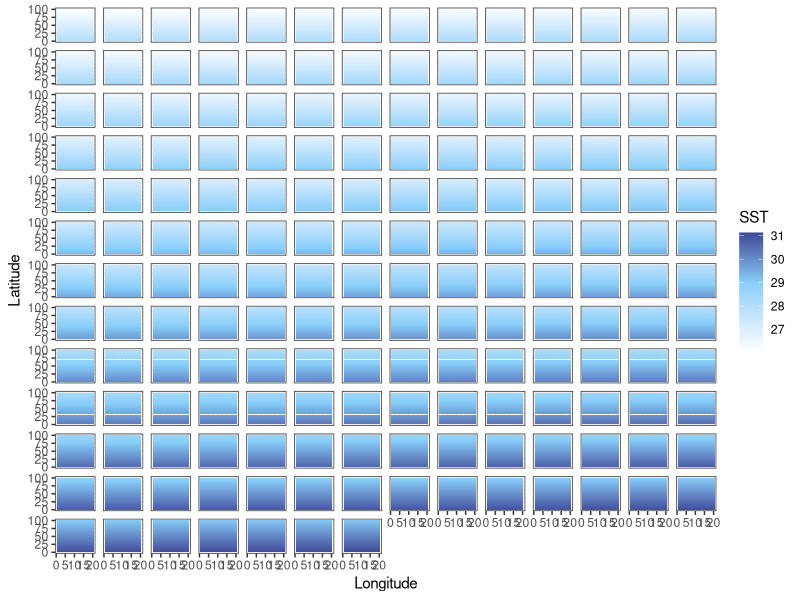
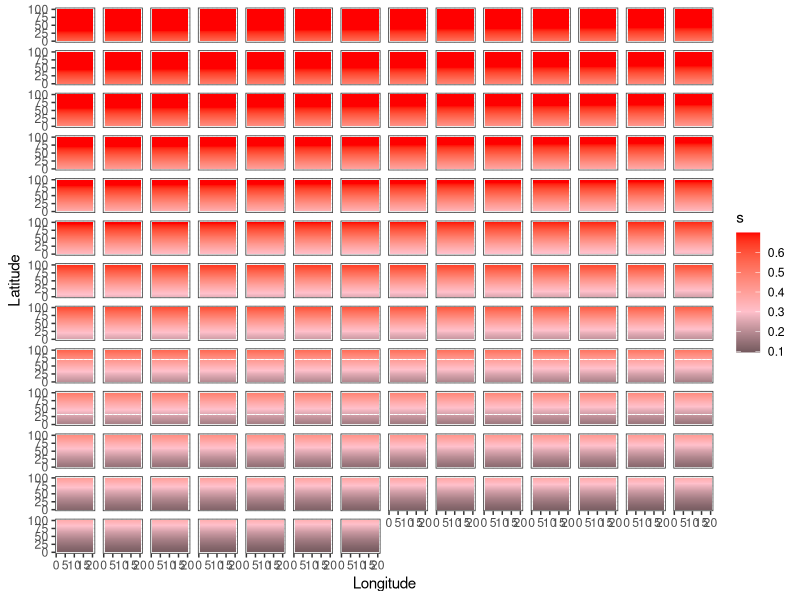
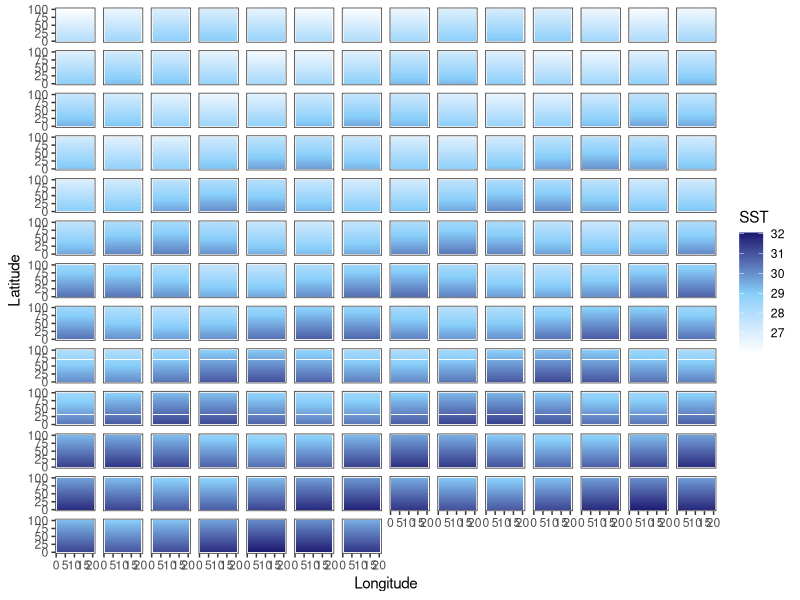
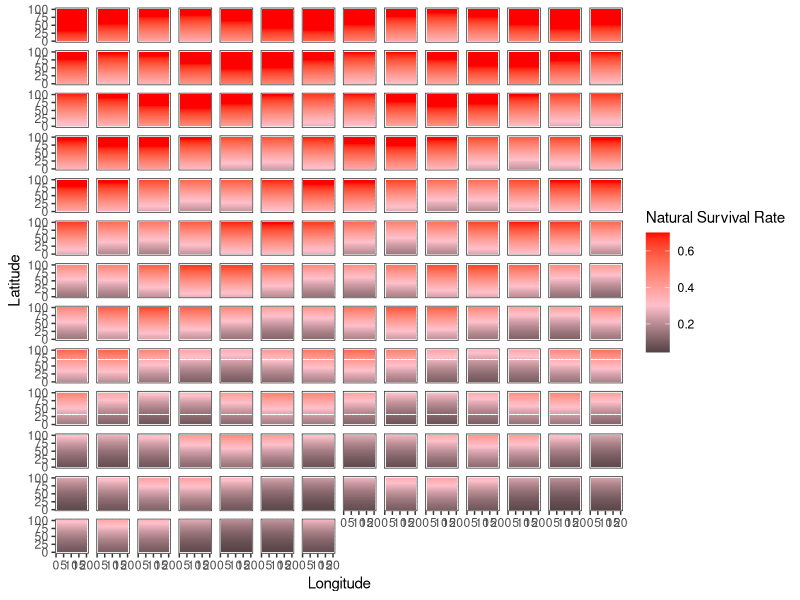
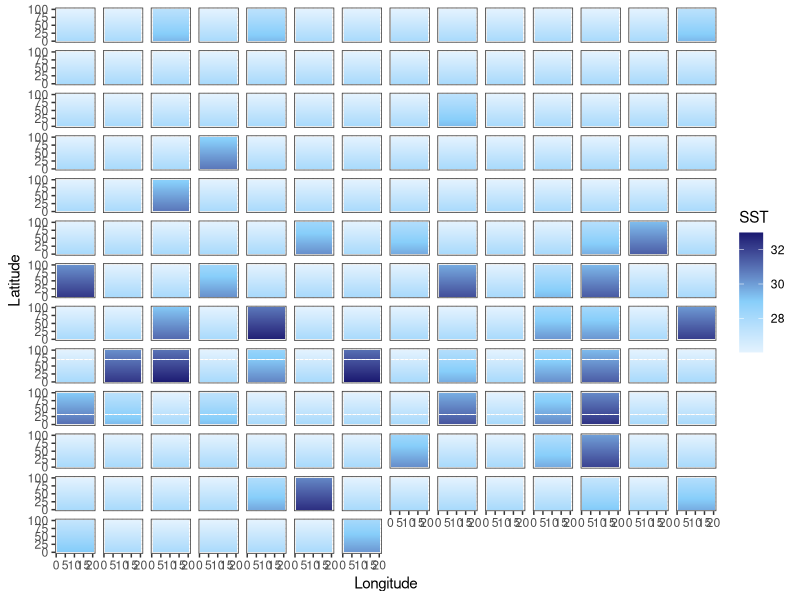
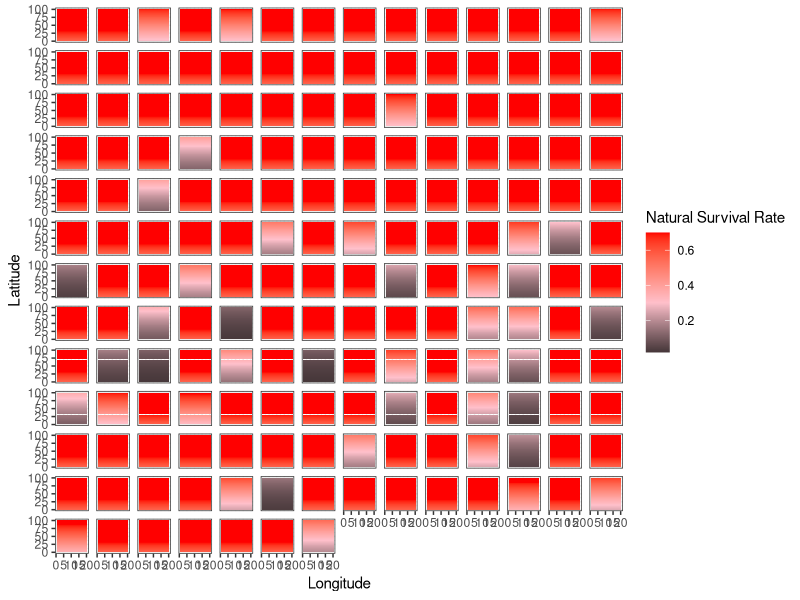

Reproduce these figures in R, in order.
library(tidyverse)
library(here)

addTaskCallback(function(...) {set.seed(42);TRUE})
options(warn=-1)

years = 175
NS.patches = 100
EW.patches = 20
opt.temp = 25

calc_temp_mortality <- function(SST, opt.temp, temp.range, s) {
  nat.m = array(0, c(nrow(SST), ncol(SST)))
  m = 1 - exp((-(SST[,] - opt.temp)^2)/(temp.range^2)) # temperature based mortality function from Walsworth et al.
  m = 1 - m
  nat.m = ifelse(m > s, s, m)
  return(nat.m)
}

### UNCOMMENT FOR CONSTANT MEAN SHIFT SST
SST.patches.mean <- array(0, c(NS.patches, EW.patches, years))
start_SST = (opt.temp + 1) + NS.patches*0.02

for (i in 1:years) {
  SST = start_SST
  for (lat in 1:NS.patches) {
    SST.patches.mean[lat,,i] = SST
    SST = SST - 0.02
  }
  start_SST = start_SST + 0.018
}

### UNCOMMENT FOR ENSO VARIABLE MEAN SST
SST.patches.enso <- array(0, c(NS.patches, EW.patches, years))
start_SST = (opt.temp + 1) + NS.patches*0.02

t=seq(1,years,1)
enso.value = 0.5*sin(t) + 0.018

for (i in 1:years) {
  SST = start_SST
  for (lat in 1:NS.patches) {
    SST.patches.enso[lat,,i] = SST
    SST = SST - 0.02
  }
  start_SST = start_SST + enso.value[i]
}

### UNCOMMENT FOR SHOCK SST CHANGES
SST.patches.shock <- array(0, c(NS.patches, EW.patches, years))
start_SST = (opt.temp + 1) + NS.patches*0.02

for (i in 1:years) {
  heat_prob = runif(1, 0, 1)
  if ((i < 75 & heat_prob < 0.1) | (i >= 75 & heat_prob < 0.35)) {
    intensity <- runif(1, 1, ifelse(i < 75, 3, 5))
    SST = start_SST + intensity
  } else {
    SST = start_SST
  }
  for (lat in 1:NS.patches) {
    SST.patches.shock[lat,,i] = SST
    SST = SST - 0.02
  }
}

output_df_mean = data.frame() #create dataframe to hold results
output_df_enso = data.frame()
output_df_shock = data.frame()


# Mean --------------------------------------------------------------------

for(b in 1:years) {
  SSTdf_mean = SST.patches.mean[,,b] %>% 
    as.data.frame() 
  
  SSTdf_mean$lat = c(1:NS.patches)
  SSTdf_mean$year = paste0(b)
  
  output_df_mean = bind_rows(output_df_mean, SSTdf_mean)
}

SSTdf_mean = output_df_mean %>% 
  pivot_longer(V1:V20,
               names_to = "lon",
               values_to = "sst") %>% 
  mutate(lon = case_when(
    lon == "V1" ~ 1,
    lon == "V2" ~ 2,
    lon == "V3" ~ 3,
    lon == "V4" ~ 4,
    lon == "V5" ~ 5,
    lon == "V6" ~ 6,
    lon == "V7" ~ 7,
    lon == "V8" ~ 8,
    lon == "V9" ~ 9,
    lon == "V10" ~ 10,
    lon == "V11" ~ 11,
    lon == "V12" ~ 12,
    lon == "V13" ~ 13,
    lon == "V14" ~ 14,
    lon == "V15" ~ 15,
    lon == "V16" ~ 16,
    lon == "V17" ~ 17,
    lon == "V18" ~ 18,
    lon == "V19" ~ 19,
    lon == "V20" ~ 20
    )) %>% 
  mutate(year = as.numeric(year))

mt = ggplot(SSTdf_mean, aes(lon, lat, fill = sst)) +
  geom_tile() +
  labs(x = "Longitude", y = "Latitude", fill = "SST") +
  theme_bw() +
  scale_fill_gradient2(low = "white", high = "midnightblue", mid = "lightskyblue", midpoint = 29) +
  facet_wrap(~year) + 
  theme(
    strip.background = element_blank(),
    strip.text.x = element_blank())

SSTdf_mean = SSTdf_mean %>% 
  mutate(mortality = 1 - (1 - exp((-(sst - 25)^2)/(4^2)))) %>% 
  mutate(survival = ifelse(mortality > 0.7, 0.7, mortality))

mm = ggplot(SSTdf_mean, aes(lon, lat, fill = survival)) +
  geom_tile() +
  labs(x = "Longitude", y = "Latitude", fill = "s") +
  theme_bw() +
  scale_fill_gradient2(low = "black", high = "red", mid = "pink", midpoint = .3) +
  facet_wrap(~year) + 
  theme(
    strip.background = element_blank(),
    strip.text.x = element_blank())

# ENSO --------------------------------------------------------------------

for(b in 1:years) {
  SSTdf_enso = SST.patches.enso[,,b] %>% 
    as.data.frame() 
  
  SSTdf_enso$lat = c(1:NS.patches)
  SSTdf_enso$year = paste0(b)
  
  output_df_enso = bind_rows(output_df_enso, SSTdf_enso)
}

SSTdf_enso = output_df_enso %>% 
  pivot_longer(V1:V20,
               names_to = "lon",
               values_to = "sst") %>% 
  mutate(lon = case_when(
    lon == "V1" ~ 1,
    lon == "V2" ~ 2,
    lon == "V3" ~ 3,
    lon == "V4" ~ 4,
    lon == "V5" ~ 5,
    lon == "V6" ~ 6,
    lon == "V7" ~ 7,
    lon == "V8" ~ 8,
    lon == "V9" ~ 9,
    lon == "V10" ~ 10,
    lon == "V11" ~ 11,
    lon == "V12" ~ 12,
    lon == "V13" ~ 13,
    lon == "V14" ~ 14,
    lon == "V15" ~ 15,
    lon == "V16" ~ 16,
    lon == "V17" ~ 17,
    lon == "V18" ~ 18,
    lon == "V19" ~ 19,
    lon == "V20" ~ 20
  )) %>% 
  mutate(year = as.numeric(year))

et = ggplot(SSTdf_enso, aes(lon, lat, fill = sst)) +
  geom_tile() +
  labs(x = "Longitude", y = "Latitude", fill = "SST") +
  theme_bw() +
  scale_fill_gradient2(low = "white", high = "midnightblue", mid = "lightskyblue", midpoint = 29) +
  facet_wrap(~year) + 
  theme(
    strip.background = element_blank(),
    strip.text.x = element_blank())

SSTdf_enso = SSTdf_enso %>% 
  mutate(mortality = 1 - (1 - exp((-(sst - 25)^2)/(4^2)))) %>% 
  mutate(survival = ifelse(mortality > 0.7, 0.7, mortality))

em = ggplot(SSTdf_enso, aes(lon, lat, fill = survival)) +
  geom_tile() +
  labs(x = "Longitude", y = "Latitude", fill = "Natural Survival Rate") +
  theme_bw() +
  scale_fill_gradient2(low = "black", high = "red", mid = "pink", midpoint = .3) +
  facet_wrap(~year) + 
  theme(
    strip.background = element_blank(),
    strip.text.x = element_blank())

# shock -------------------------------------------------------------------

for(b in 1:years) {
  SSTdf_shock = SST.patches.shock[,,b] %>% 
    as.data.frame() 
  
  SSTdf_shock$lat = c(1:NS.patches)
  SSTdf_shock$year = paste0(b)
  
  output_df_shock = bind_rows(output_df_shock, SSTdf_shock)
}

SSTdf_shock = output_df_shock %>% 
  pivot_longer(V1:V20,
               names_to = "lon",
               values_to = "sst") %>% 
  mutate(lon = case_when(
    lon == "V1" ~ 1,
    lon == "V2" ~ 2,
    lon == "V3" ~ 3,
    lon == "V4" ~ 4,
    lon == "V5" ~ 5,
    lon == "V6" ~ 6,
    lon == "V7" ~ 7,
    lon == "V8" ~ 8,
    lon == "V9" ~ 9,
    lon == "V10" ~ 10,
    lon == "V11" ~ 11,
    lon == "V12" ~ 12,
    lon == "V13" ~ 13,
    lon == "V14" ~ 14,
    lon == "V15" ~ 15,
    lon == "V16" ~ 16,
    lon == "V17" ~ 17,
    lon == "V18" ~ 18,
    lon == "V19" ~ 19,
    lon == "V20" ~ 20
  )) %>% 
  mutate(year = as.numeric(year))

st = ggplot(SSTdf_shock, aes(lon, lat, fill = sst)) +
  geom_tile() +
  labs(x = "Longitude", y = "Latitude", fill = "SST") +
  theme_bw() +
  scale_fill_gradient2(low = "white", high = "midnightblue", mid = "lightskyblue", midpoint = 29) +
  facet_wrap(~year) + 
  theme(
    strip.background = element_blank(),
    strip.text.x = element_blank())

SSTdf_shock = SSTdf_shock %>% 
  mutate(mortality = 1 - (1 - exp((-(sst - 25)^2)/(4^2)))) %>% 
  mutate(survival = ifelse(mortality > 0.7, 0.7, mortality))

sm = ggplot(SSTdf_shock, aes(lon, lat, fill = survival)) +
  geom_tile() +
  labs(x = "Longitude", y = "Latitude", fill = "Natural Survival Rate") +
  theme_bw() +
  scale_fill_gradient2(low = "black", high = "red", mid = "pink", midpoint = .3) +
  facet_wrap(~year) + 
  theme(
    strip.background = element_blank(),
    strip.text.x = element_blank())

ggsave(mt, file=paste0("mean_temp.pdf"), path = here("04_figs", "climate"), height = 10, width = 15)
ggsave(mm, file=paste0("mean_mortality.pdf"), path = here("04_figs", "climate"), height = 10, width = 15)
ggsave(et, file=paste0("enso_temp.pdf"), path = here("04_figs", "climate"), height = 10, width = 15)
ggsave(em, file=paste0("enso_mortality.pdf"), path = here("04_figs", "climate"), height = 10, width = 15)
ggsave(st, file=paste0("shock_temp.pdf"), path = here("04_figs", "climate"), height = 10, width = 15)
ggsave(sm, file=paste0("shock_mortality.pdf"), path = here("04_figs", "climate"), height = 10, width = 15)
